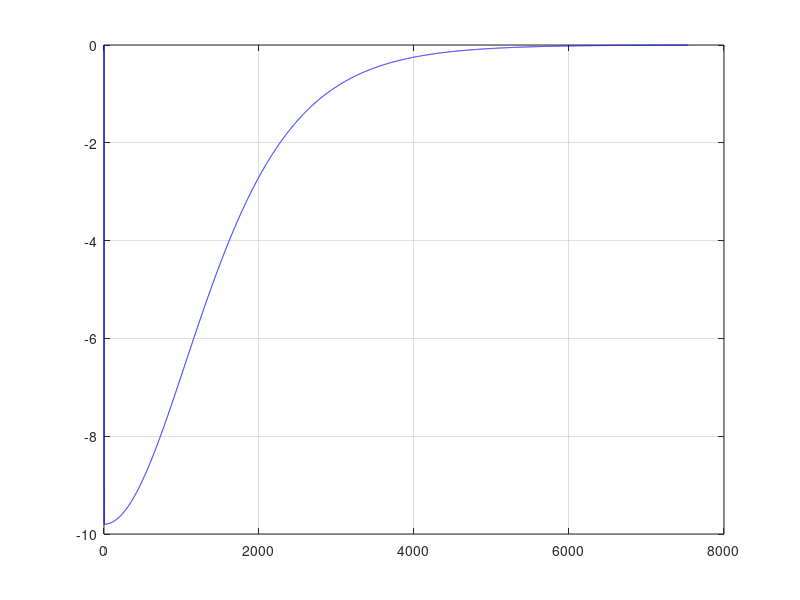

Write MATLAB code to recreate this figure.
x=zeros(10,1);
v=zeros(10,1);
a=zeros(10,1);
c=0.5;
m=4/3*pi*0.3^3/1000;
r=0.003;
g=9.8;
dt=0.001;
for count=2:10000
    u=v(count-1);
    a(count)=0.5*c*1.3*pi*r*r*u^2/2/m-g;
    v(count)=v(count-1)+a(count)*dt;
    x(count)=x(count-1)+v(count)*dt;
    if x(count)<-100;
        break;
    end
end
plot(a,'b-');
grid on;

